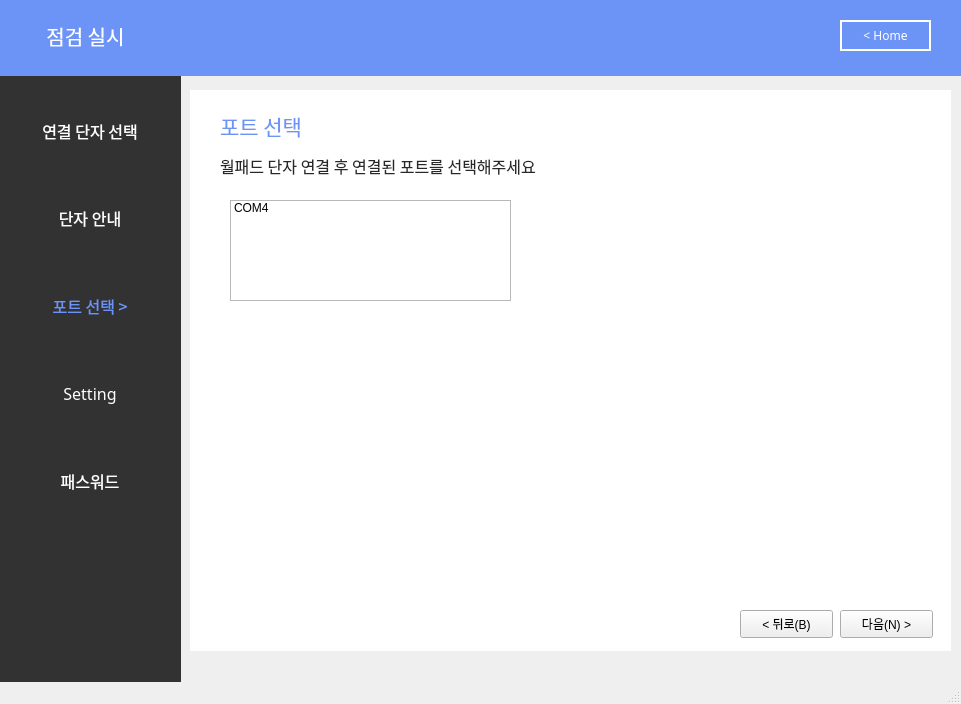
<?xml version="1.0" encoding="UTF-8"?>
<ui version="4.0">
 <class>MainWindow</class>
 <widget class="QMainWindow" name="MainWindow">
  <property name="geometry">
   <rect>
    <x>0</x>
    <y>0</y>
    <width>961</width>
    <height>704</height>
   </rect>
  </property>
  <property name="windowTitle">
   <string>MainWindow</string>
  </property>
  <widget class="QWidget" name="centralwidget">
   <widget class="QLabel" name="label_7">
    <property name="geometry">
     <rect>
      <x>-10</x>
      <y>-5</y>
      <width>1021</width>
      <height>81</height>
     </rect>
    </property>
    <property name="font">
     <font>
      <family>Gmarket Sans TTF</family>
      <pointsize>11</pointsize>
      <weight>50</weight>
      <bold>false</bold>
      <kerning>true</kerning>
     </font>
    </property>
    <property name="autoFillBackground">
     <bool>false</bool>
    </property>
    <property name="styleSheet">
     <string notr="true">background-color: rgb(108, 147, 246);
border-color: rgb(0, 0, 0);</string>
    </property>
    <property name="text">
     <string/>
    </property>
    <property name="scaledContents">
     <bool>false</bool>
    </property>
   </widget>
   <widget class="QLabel" name="label_8">
    <property name="geometry">
     <rect>
      <x>20</x>
      <y>10</y>
      <width>131</width>
      <height>51</height>
     </rect>
    </property>
    <property name="font">
     <font>
      <family>AppleSDGothicNeoM00</family>
      <pointsize>15</pointsize>
     </font>
    </property>
    <property name="styleSheet">
     <string notr="true">color : rgb(255, 255, 255)</string>
    </property>
    <property name="text">
     <string>점검 실시</string>
    </property>
    <property name="alignment">
     <set>Qt::AlignCenter</set>
    </property>
   </widget>
   <widget class="QLabel" name="label_5">
    <property name="geometry">
     <rect>
      <x>-10</x>
      <y>70</y>
      <width>191</width>
      <height>701</height>
     </rect>
    </property>
    <property name="font">
     <font>
      <family>Gmarket Sans TTF</family>
      <pointsize>16</pointsize>
      <weight>50</weight>
      <bold>false</bold>
      <kerning>true</kerning>
     </font>
    </property>
    <property name="autoFillBackground">
     <bool>false</bool>
    </property>
    <property name="styleSheet">
     <string notr="true">background-color: rgb(50, 50, 50);
border-color: rgb(0, 0, 0);</string>
    </property>
    <property name="text">
     <string/>
    </property>
    <property name="scaledContents">
     <bool>false</bool>
    </property>
    <property name="alignment">
     <set>Qt::AlignCenter</set>
    </property>
   </widget>
   <widget class="QPushButton" name="pushButton_3">
    <property name="geometry">
     <rect>
      <x>840</x>
      <y>20</y>
      <width>91</width>
      <height>31</height>
     </rect>
    </property>
    <property name="font">
     <font>
      <family>AppleSDGothicNeoM00</family>
      <pointsize>9</pointsize>
      <weight>50</weight>
      <bold>false</bold>
     </font>
    </property>
    <property name="cursor">
     <cursorShape>PointingHandCursor</cursorShape>
    </property>
    <property name="autoFillBackground">
     <bool>false</bool>
    </property>
    <property name="styleSheet">
     <string notr="true">background-color : rgb(108, 147, 246);
color : rgb(255,255,255);
border: 2px solid rgb(255,255,255)</string>
    </property>
    <property name="text">
     <string>&lt; Home</string>
    </property>
    <property name="autoDefault">
     <bool>false</bool>
    </property>
    <property name="default">
     <bool>false</bool>
    </property>
    <property name="flat">
     <bool>false</bool>
    </property>
   </widget>
   <widget class="QLabel" name="label_6">
    <property name="geometry">
     <rect>
      <x>190</x>
      <y>90</y>
      <width>761</width>
      <height>561</height>
     </rect>
    </property>
    <property name="font">
     <font>
      <family>Gmarket Sans TTF</family>
      <pointsize>16</pointsize>
      <weight>50</weight>
      <bold>false</bold>
      <kerning>true</kerning>
     </font>
    </property>
    <property name="autoFillBackground">
     <bool>false</bool>
    </property>
    <property name="styleSheet">
     <string notr="true">background-color: rgb(255,255,255);
border-color: rgb(0, 0, 0);</string>
    </property>
    <property name="text">
     <string/>
    </property>
    <property name="scaledContents">
     <bool>false</bool>
    </property>
    <property name="alignment">
     <set>Qt::AlignCenter</set>
    </property>
   </widget>
   <widget class="QLabel" name="label_9">
    <property name="geometry">
     <rect>
      <x>220</x>
      <y>110</y>
      <width>241</width>
      <height>31</height>
     </rect>
    </property>
    <property name="font">
     <font>
      <family>AppleSDGothicNeoM00</family>
      <pointsize>16</pointsize>
     </font>
    </property>
    <property name="autoFillBackground">
     <bool>false</bool>
    </property>
    <property name="styleSheet">
     <string notr="true">color:rgb(108,147,246)</string>
    </property>
    <property name="text">
     <string>포트 선택</string>
    </property>
    <property name="alignment">
     <set>Qt::AlignLeading|Qt::AlignLeft|Qt::AlignVCenter</set>
    </property>
   </widget>
   <widget class="QLabel" name="label_10">
    <property name="geometry">
     <rect>
      <x>220</x>
      <y>150</y>
      <width>661</width>
      <height>31</height>
     </rect>
    </property>
    <property name="font">
     <font>
      <family>AppleSDGothicNeoM00</family>
      <pointsize>12</pointsize>
     </font>
    </property>
    <property name="autoFillBackground">
     <bool>false</bool>
    </property>
    <property name="styleSheet">
     <string notr="true">color:rgb(40,40,40)</string>
    </property>
    <property name="text">
     <string>월패드 단자 연결 후 연결된 포트를 선택해주세요</string>
    </property>
    <property name="alignment">
     <set>Qt::AlignLeading|Qt::AlignLeft|Qt::AlignVCenter</set>
    </property>
   </widget>
   <widget class="QPushButton" name="pushButton">
    <property name="geometry">
     <rect>
      <x>840</x>
      <y>610</y>
      <width>93</width>
      <height>28</height>
     </rect>
    </property>
    <property name="text">
     <string>다음(N) &gt;</string>
    </property>
   </widget>
   <widget class="QPushButton" name="pushButton_2">
    <property name="geometry">
     <rect>
      <x>740</x>
      <y>610</y>
      <width>93</width>
      <height>28</height>
     </rect>
    </property>
    <property name="text">
     <string>&lt; 뒤로(B)</string>
    </property>
   </widget>
   <widget class="QListWidget" name="listWidget">
    <property name="geometry">
     <rect>
      <x>230</x>
      <y>200</y>
      <width>281</width>
      <height>101</height>
     </rect>
    </property>
    <item>
     <property name="text">
      <string>COM4</string>
     </property>
    </item>
   </widget>
   <widget class="QWidget" name="verticalLayoutWidget">
    <property name="geometry">
     <rect>
      <x>10</x>
      <y>90</y>
      <width>160</width>
      <height>431</height>
     </rect>
    </property>
    <layout class="QVBoxLayout" name="verticalLayout">
     <item>
      <widget class="QLabel" name="label">
       <property name="font">
        <font>
         <family>AppleSDGothicNeoM00</family>
         <pointsize>12</pointsize>
         <weight>50</weight>
         <bold>false</bold>
        </font>
       </property>
       <property name="autoFillBackground">
        <bool>false</bool>
       </property>
       <property name="styleSheet">
        <string notr="true">color:rgb(255,255,255)</string>
       </property>
       <property name="text">
        <string>연결 단자 선택</string>
       </property>
       <property name="alignment">
        <set>Qt::AlignCenter</set>
       </property>
      </widget>
     </item>
     <item>
      <widget class="QLabel" name="label_3">
       <property name="font">
        <font>
         <family>AppleSDGothicNeoM00</family>
         <pointsize>12</pointsize>
        </font>
       </property>
       <property name="autoFillBackground">
        <bool>false</bool>
       </property>
       <property name="styleSheet">
        <string notr="true">color:rgb(255, 255, 255)</string>
       </property>
       <property name="text">
        <string>단자 안내</string>
       </property>
       <property name="alignment">
        <set>Qt::AlignCenter</set>
       </property>
      </widget>
     </item>
     <item>
      <widget class="QLabel" name="label_2">
       <property name="font">
        <font>
         <family>AppleSDGothicNeoM00</family>
         <pointsize>12</pointsize>
        </font>
       </property>
       <property name="autoFillBackground">
        <bool>false</bool>
       </property>
       <property name="styleSheet">
        <string notr="true">color:rgb(108, 147, 246)</string>
       </property>
       <property name="text">
        <string>포트 선택 &gt;</string>
       </property>
       <property name="alignment">
        <set>Qt::AlignCenter</set>
       </property>
      </widget>
     </item>
     <item>
      <widget class="QLabel" name="label_4">
       <property name="font">
        <font>
         <family>AppleSDGothicNeoM00</family>
         <pointsize>12</pointsize>
        </font>
       </property>
       <property name="autoFillBackground">
        <bool>false</bool>
       </property>
       <property name="styleSheet">
        <string notr="true">color:rgb(255, 255, 255)</string>
       </property>
       <property name="text">
        <string>Setting</string>
       </property>
       <property name="alignment">
        <set>Qt::AlignCenter</set>
       </property>
      </widget>
     </item>
     <item>
      <widget class="QLabel" name="label_15">
       <property name="font">
        <font>
         <family>AppleSDGothicNeoM00</family>
         <pointsize>12</pointsize>
        </font>
       </property>
       <property name="autoFillBackground">
        <bool>false</bool>
       </property>
       <property name="styleSheet">
        <string notr="true">color:rgb(255, 255, 255)</string>
       </property>
       <property name="text">
        <string>패스워드</string>
       </property>
       <property name="alignment">
        <set>Qt::AlignCenter</set>
       </property>
      </widget>
     </item>
    </layout>
   </widget>
   <zorder>label_5</zorder>
   <zorder>label_6</zorder>
   <zorder>label_7</zorder>
   <zorder>label_8</zorder>
   <zorder>pushButton_3</zorder>
   <zorder>label_9</zorder>
   <zorder>label_10</zorder>
   <zorder>pushButton</zorder>
   <zorder>pushButton_2</zorder>
   <zorder>listWidget</zorder>
   <zorder>verticalLayoutWidget</zorder>
  </widget>
  <widget class="QMenuBar" name="menubar">
   <property name="geometry">
    <rect>
     <x>0</x>
     <y>0</y>
     <width>961</width>
     <height>26</height>
    </rect>
   </property>
  </widget>
  <widget class="QStatusBar" name="statusbar"/>
 </widget>
 <resources/>
 <connections/>
</ui>
